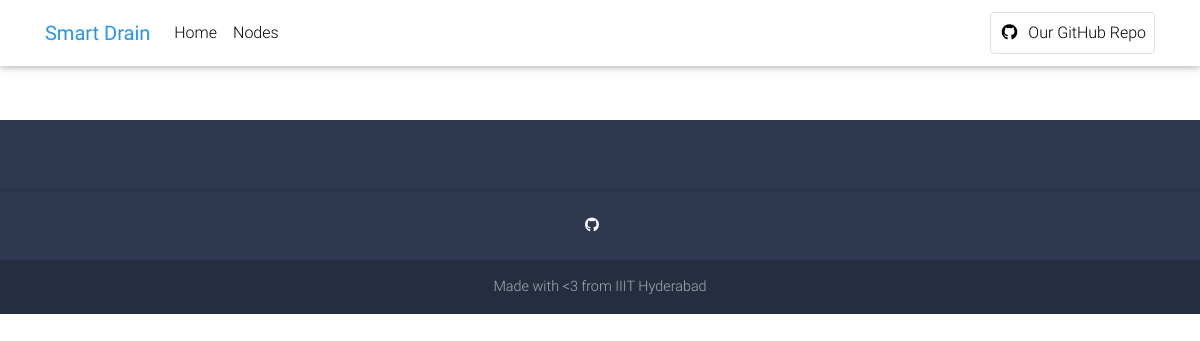
The app's page /details, older data.
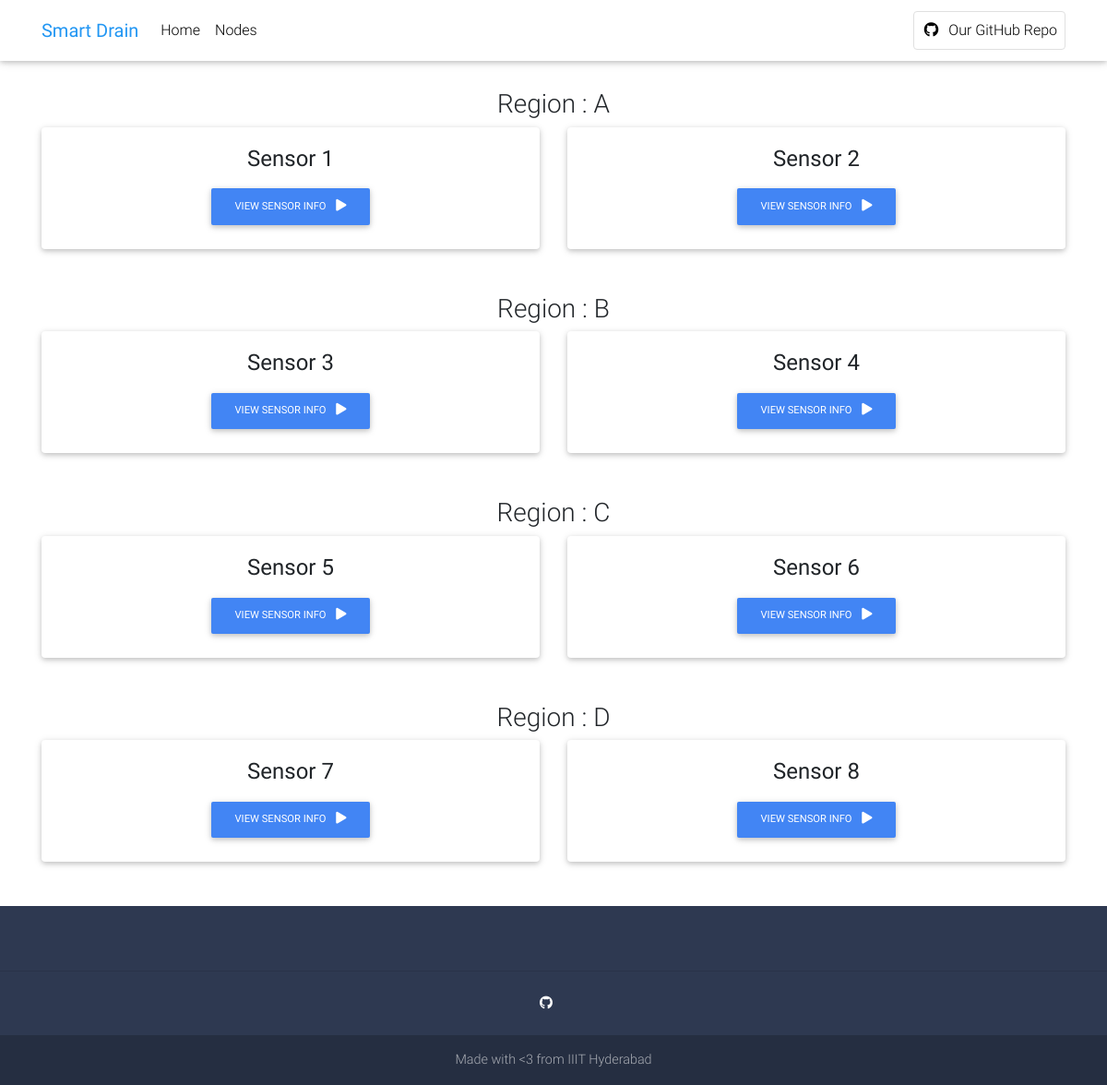
The same page, newer data.
### DrainMonit/models.py (models this page shows, shortened)
class Pipe(models.Model):
    LOCATION = (
        ('A','a'),
        ('B','b'),
        ('C','c'),
        ('D','d'),
        ('E','e'),
    )
    MATERIAL = (
        ('high-density polyethylene', 'HDPE'),
        ('polyvinyl chloride', 'PVC'),
        ('clay', 'CLY'),
        ('concrete', 'CNCRT'),
        ('Steel', 'STL'),
    )
    location                = models.CharField("Location", max_length=60, choices=LOCATION)
    diameter                = models.CharField("Diameter", max_length=60, null=True)
    angle                   = models.FloatField("Angle", null=True)
    material                = models.CharField("Material", max_length=60, choices=MATERIAL)
    elevation               = models.FloatField("Elevation", null=True)

### DrainMonit/views.py (the view)
# urls.py: path('details', views.details, name='details'),
def details(request):
    all_sensors = Pipe.objects.all()
    context = {
    'sensors' : all_sensors,
    }
    return render(request, 'home/details.html', context)

### DrainMonit/templates/home/details.html
{% extends "home/base.html" %}
{% block content %}
    <section class="text-center">
      {% for s in sensors %}
        {% if forloop.counter|divisibleby:2 is not True %}
          <h3> Region : {{ s.location }}</h3>
          <div class="row mb-4 wow fadeIn">
        {% endif %}
        <div class="col-md-6 mb-4">
          <div class="card">
            <div class="card-body">
              <h4 class="card-title">Sensor {{ s.pk }}</h4>
              <a href="sensor/{{ s.pk }}"
                class="btn btn-primary btn-md">View sensor info
                <i class="fas fa-play ml-2"></i>
              </a>
            </div>
          </div>
        </div>
        {% if forloop.counter|divisibleby:2 %}
          </div>
        {% endif %}
    {% endfor %}
    </section>
{% endblock %}

### DrainMonit/templates/home/base.html (shortened to what this page needs)
<!DOCTYPE html>
{% load staticfiles %}
<html lang="en">
<head>
  <link rel="stylesheet" href="https://use.fontawesome.com/releases/v5.8.2/css/all.css">
  <link href={% static "css/bootstrap.min.css" %} rel="stylesheet">
  <link href={% static "css/mdb.min.css" %} rel="stylesheet">
</head>
<header>
  <nav class="navbar fixed-top navbar-expand-lg navbar-light white scrolling-navbar">
    <div class="container">
      <a class="navbar-brand waves-effect" href="/">
        <strong class="blue-text">Smart Drain</strong>
      </a>
      <div class="collapse navbar-collapse" id="navbarSupportedContent">
        <ul class="navbar-nav mr-auto">
          <li class="nav-item">
            <a class="nav-link waves-effect" href="/">Home
            </a>
          </li>
          <li class="nav-item">
            <a class="nav-link waves-effect" href="/details">Nodes
            </a>
          </li>
        </ul>
         <ul class="navbar-nav nav-flex-icons">
           <li class="nav-item">
             <a href="https://github.com/aadilmehdis/Megathon2K19" class="nav-link border border-light rounded waves-effect"
               target="_blank">
               <i class="fab fa-github mr-2"></i>Our GitHub Repo
             </a>
           </li>
         </ul>
      </div>
    </div>
  </nav>
</header>
<main class="mt-5 pt-5">
  <div class="container">
    {% block content %}{% endblock %}
  </div>
</main>
<footer class="page-footer text-center font-small mdb-color darken-2 mt-4 wow fadeIn">
  <div class="pt-4">
    <a href="#" role="button">
    </a>
  </div>
  <hr class="my-4">
  <div class="pb-4">
    <a href="https://github.com/aadilmehdis/Megathon2K19" target="_blank">
      <i class="fab fa-github mr-3"></i>
    </a>
  </div>
  <div class="footer-copyright py-3">
    Made with <3 from IIIT Hyderabad
  </div>
</footer>
</body>
</html>

Row changes from the older to the newer data that the page shows:
added Pipe: location "A", pk "1"
added Pipe: pk "2"
added Pipe: location "B", pk "3"
added Pipe: pk "4"
added Pipe: location "C", pk "5"
added Pipe: pk "6"
added Pipe: location "D", pk "7"
added Pipe: pk "8"
